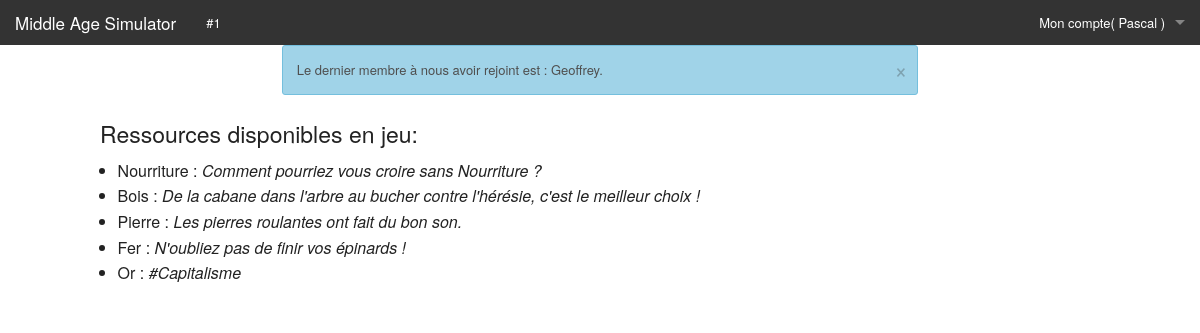
The app's page /index.php (signed in) with its own data.
### tables this page shows
CREATE TABLE IF NOT EXISTS JOUEUR(
  idJoueur INT(50) NOT NULL AUTO_INCREMENT,
  pseudoJoueur VARCHAR(50),
  sexeJoueur ENUM('male', 'female'), 
  dateNaissanceJoueur date, 
  motdepasseJoueur VARCHAR(50),
  mailJoueur VARCHAR(150),
  image VARCHAR(300),
  date_inscripion datetime,
  date_last_connection datetime,
  PRIMARY KEY (idJoueur)
);

CREATE TABLE IF NOT EXISTS RESSOURCE(
  idRessource INT(50) NOT NULL AUTO_INCREMENT,
  nomRessource VARCHAR(50),
  descriptionRessource VARCHAR(300),
  PRIMARY KEY (idRessource)
);

### src/modele/configuration.php (called while the page is built, shortened)
<?php
$titreSite = "Middle Age Simulator";
function isMaintenance(){
	return false;
}

### src/controleur/accueil.php (called while the page is built, shortened)
<?php
include_once('./modele/get_statistiques.php');
include_once('./modele/ressource.php');
$dernierinscrit = get_dernierInscrit();
$info = "Le dernier membre à nous avoir rejoint est : ".$dernierinscrit.".";
$t = Ressource::Ressources();
include_once('./vue/accueil.php');

### src/modele/joueur.php (called while the page is built, shortened)
<?php
include_once('./modele/connexion_sql.php');
class Joueur
{
	private $idJoueur, $pseudoJoueur, $sexeJoueur, $dateNaissanceJoueur, $mailJoueur, $image;
	function __construct()
	{
		$ctp = func_num_args();
    	$args = func_get_args();
    	if ($ctp == 1) {
    		if (is_array($args[0])) {
    			$this->hydrate($args[0]);
    		}else{
    			$this->hydrate($this->Joueur($args[0]));
    		}
    	}
	}
	public function hydrate(array $donnees)
	{
	  foreach ($donnees as $key => $value)
	  {
	    $method = 'set'.ucfirst($key);
	  }
	}
	public static function Joueur($id){
		$req = "SELECT idJoueur, pseudoJoueur, sexeJoueur, dateNaissanceJoueur, mailJoueur, image FROM JOUEUR WHERE idJoueur='".$id."'";
		global $bdd;
		$req = $bdd->query($req);
		$req = $req->fetch();
		return $req;
	}
	public static function Joueurs(){
		$req = 'SELECT idJoueur, pseudoJoueur, sexeJoueur, dateNaissanceJoueur, mailJoueur, image FROM JOUEUR ORDER BY date_inscripion';
		global $bdd;
		$req = $bdd->query($req);
		$req = $req->fetchAll();
		$liste = array();
		foreach ($req as $row) {
			$j = new Joueur($row);
			array_push($liste, $j);
		}
		return $liste;
	}
	public function save(){
		global $bdd;
		if ($this->idJoueur == NULL) {
			$req = $bdd->prepare('INSERT INTO JOUEUR(pseudoJoueur, sexeJoueur, dateNaissanceJoueur, mailJoueur, image, date_inscripion, date_last_connection) VALUES(?, ?, ?, ?, ?, NOW(), NOW()) ');
			$req->execute(array( $this->pseudoJoueur, $this->sexeJoueur, $this->dateNaissanceJoueur, $this->mailJoueur, $this->image));
		}else{
			$req = $bdd->prepare('UPDATE JOUEUR SET pseudoJoueur=?, sexeJoueur=?, dateNaissanceJoueur=?, mailJoueur=?, image=?, date_last_connection=NOW() where idJoueur=?');
			$req->execute(array( $this->pseudoJoueur, $this->sexeJoueur, $this->dateNaissanceJoueur, $this->mailJoueur, $this->image, $this->idJoueur));
		}
	}
	public function getPseudo(){return ucfirst($this->pseudoJoueur);}
	public function setPseudoJoueur($p){
		$this->pseudoJoueur = strtolower($p);
	}
	public function setMailJoueur($m){
		$this->mailJoueur = strtolower($m);
	}
	private function setIdJoueur($i){
		$this->idJoueur = (int) $i;
	}
	public function setSexeJoueur($v){
		$this->sexeJoueur = $v;
	}
	public function setDateNaissanceJoueur($v){
		$this->dateNaissanceJoueur = $v;
	}
	public function setImage($v){
		$this->image = $v;
	}
}

### src/modele/authentification.php (called while the page is built, shortened)
<?php
include_once('./modele/connexion_sql.php');
include_once('./modele/joueur.php');
function estAuthentifier(){
	if (isset($_SESSION['connexion']) or isset($_COOKIE['connexion']) && validateCookie($_COOKIE['connexion'])) {
		$currentJoueur = new Joueur($_SESSION['idJoueur']);
		$currentJoueur->save();
		return true;
	}else{
		return false;
	}
}

### src/modele/get_statistiques.php (called while the page is built, shortened)
<?php
include_once('./modele/joueur.php');
function get_dernierInscrit(){
    $j = Joueur::Joueurs();
    $j = end($j);
    $j->save();
    return $j->getPseudo();
}

### src/modele/ressource.php (called while the page is built, shortened)
	<?php
include_once('modele/connexion_sql.php');
	class Ressource {
		public static function Ressources(){
			$req = 'SELECT * FROM RESSOURCE';
			global $bdd;
			$req = $bdd->query($req);
			return $req->fetchAll();
		}
}

### src/vue/accueil.php (the view)
<?php include_once('vue/header.php'); ?>
	<?php if(!estAuthentifier()){ ?>
    <p>Déjà plus de <?php echo $nbJoueurs; ?> inscrits !</p>
    <?php }else{ ?>
    <h4>Ressources disponibles en jeu:</h4><ul>
	<?php foreach ($t as $key => $value) {
		echo "<li>".$value[1]." : <span style='font-style:italic;'>".$value[2]."</span></li>";
	}  ?>
    </ul>
    <?php } ?>
<?php include_once('vue/footer.php'); ?>

### src/index.php (shortened to what this page needs)
<?php
include_once('modele/configuration.php');
include_once('modele/authentification.php');
if ($bdd == false || isMaintenance()) {
	$warn = "Le site est actuellement indisponible, veuillez nous en escusez...";
	include_once('vue/maintenance.php');
}
else {
	if( !isset($_POST['page']) && (!isset($_GET['page']) ||
		$_GET['page'] == "index" ||
		$_GET['page'] == 'accueil')){
	    include_once('controleur/accueil.php');
	}
}

### src/vue/header.php (shortened to what this page needs)
<!DOCTYPE html>
<html class="no-js" lang="fr">
<head>
	<link rel="stylesheet" href="css/foundation.css" />
</head>
<body>
<nav class="top-bar" data-topbar role="navigation">
  <ul class="title-area">
    <li class="name">
      <h1><a href="index.php"><?php echo $titreSite; ?></a></h1>
    </li>
  </ul>
  <section class="top-bar-section">
    <ul class="right">
<?php if (estAuthentifier()): ?>
      <li class="has-dropdown">
        <a href="#">Mon compte( <?php echo $currentJoueur->getPseudo(); ?> )</a>
      </li>
<?php else: ?>
	<li><a href="index.php?page=inscription">Inscription</a></li>
	<li><a href="index.php?page=login">Connexion</a></li>
<?php endif ?>
    </ul>
    <ul class="left">
      <li><a href="#">#1</a></li>
    </ul>
  </section>
</nav>
<div class="row">
	<div class="large-8 small-12 small-centered large-centered columns ">
		<?php if (isset($info)) { ?>
			<div data-alert class="alert-box info radius">
			<?php echo $info; ?>
			  <a href="#" class="close">&times;</a>
			</div>
		<?php } ?>
	</div>
</div>
	<div class="row">

### src/vue/footer.php (shortened to what this page needs)
	</div>
</body>
</html>

### records on screen
joueur: pseudoJoueur "Pascal"
joueur: info "Le dernier membre à nous avoir rejoint est : Geoffrey."
ressource: nomRessource "Nourriture", descriptionRessource "Comment pourriez vous croire sans Nourriture ?"
ressource: nomRessource "Bois", descriptionRessource "De la cabane dans l'arbre au bucher contre l'hérésie, c'est le meilleur choix !"
ressource: nomRessource "Pierre", descriptionRessource "Les pierres roulantes ont fait du bon son."
ressource: nomRessource "Fer", descriptionRessource "N'oubliez pas de finir vos épinards !"
ressource: nomRessource "Or", descriptionRessource "#Capitalisme"

### other values on screen
$titreSite "Middle Age Simulator"
